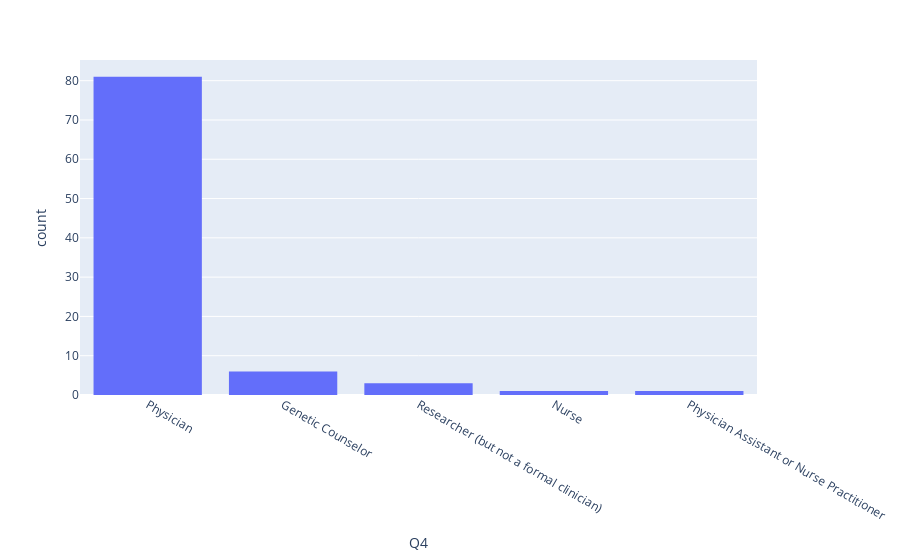

Here is the notebook cell this chart was saved with:
### Code cell
fig = px.histogram(data, x='Q4')
fig.show()

### Figure 1 — Plotly figure (JSON) as saved in the notebook; plotly's stock layout.template omitted (floating-point values rounded to 4 significant figures)
{"data": [{"alignmentgroup": "True", "bingroup": "x", "hovertemplate": "Q4=%{x}<br>count=%{y}<extra></extra>", "legendgroup": "", "marker": {"color": "#636efa", "pattern": {"shape": ""}}, "name": "", "offsetgroup": "", "orientation": "v", "showlegend": false, "type": "histogram", "x": ["Physician", "Physician", "Physician", "Physician", "Physician", "Physician", "Physician", "Physician", "Physician", "Physician", "Physician", "Physician", "Physician", "Physician", "Physician", "Physician", "Physician", "Physician", "Physician", "Physician", "Physician", "Physician", "Physician", "Physician", "Physician", "Physician", "Genetic Counselor", "Genetic Counselor", "Physician", "Physician", "Physician", "Physician", "Physician", "Physician", "Physician", "Physician", "Physician", "Physician", "Physician", "Physician", "Physician", "Physician", "Physician", "Genetic Counselor", "Physician", "Physician", "Physician", "Physician", "Physician", "Physician", "Researcher (but not a formal clinician)", "Physician", "Physician", "Physician", "Nurse", "Genetic Counselor", "Physician Assistant or Nurse Practitioner", "Physician", "Researcher (but not a formal clinician)", "Physician", "Genetic Counselor", "Physician", "Physician", "Physician", "Researcher (but not a formal clinician)", "Physician", "Physician", "Physician", "Physician", "Physician", "Physician", "Physician", "Physician", "Physician", "Physician", "Genetic Counselor", "Physician", "Physician", "Physician", "Physician", "Physician", "Physician", "Physician", "Physician", "Physician", "Physician", "Physician", "Physician", "Physician", "Physician", "Physician", "Physician"], "xaxis": "x", "yaxis": "y"}], "layout": {"autosize": true, "barmode": "relative", "legend": {"tracegroupgap": 0}, "margin": {"t": 60}, "xaxis": {"anchor": "y", "autorange": true, "domain": [0, 1], "range": [-0.5, 4.5], "title": {"text": "Q4"}, "type": "category"}, "yaxis": {"anchor": "x", "autorange": true, "domain": [0, 1], "range": [0, 85.26], "title": {"text": "count"}}}}
